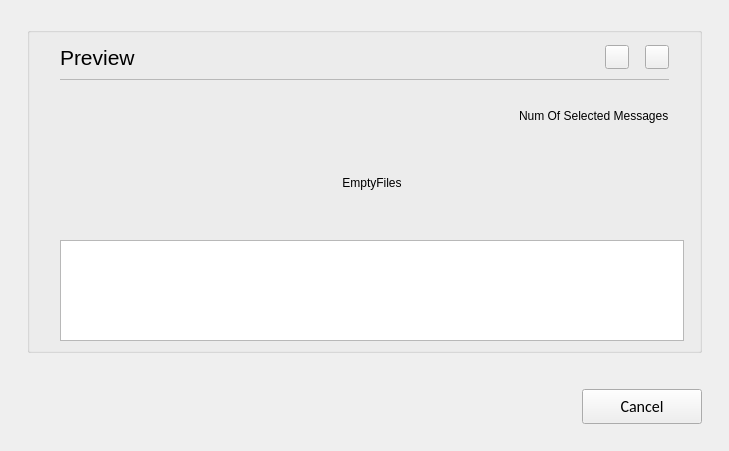
<?xml version="1.0" encoding="UTF-8"?>
<ui version="4.0">
 <class>C_NagUnUsedProjectFilesPopUpDialog</class>
 <widget class="QWidget" name="C_NagUnUsedProjectFilesPopUpDialog">
  <property name="geometry">
   <rect>
    <x>0</x>
    <y>0</y>
    <width>729</width>
    <height>451</height>
   </rect>
  </property>
  <property name="windowTitle">
   <string>C_NagUnUsedProjectFilesPopUpDialog</string>
  </property>
  <layout class="QVBoxLayout" name="verticalLayout">
   <property name="leftMargin">
    <number>27</number>
   </property>
   <property name="topMargin">
    <number>27</number>
   </property>
   <property name="rightMargin">
    <number>27</number>
   </property>
   <property name="bottomMargin">
    <number>0</number>
   </property>
   <item>
    <widget class="stw::opensyde_gui_elements::C_OgeGbx" name="pc_GroupBoxGeneral_5">
     <property name="title">
      <string/>
     </property>
     <layout class="QVBoxLayout" name="verticalLayout_6">
      <property name="spacing">
       <number>6</number>
      </property>
      <property name="leftMargin">
       <number>0</number>
      </property>
      <property name="topMargin">
       <number>9</number>
      </property>
      <property name="rightMargin">
       <number>0</number>
      </property>
      <property name="bottomMargin">
       <number>9</number>
      </property>
      <item>
       <layout class="QHBoxLayout" name="horizontalLayout_7" stretch="0,1,0,0,0">
        <property name="spacing">
         <number>6</number>
        </property>
        <property name="leftMargin">
         <number>30</number>
        </property>
        <property name="rightMargin">
         <number>30</number>
        </property>
        <item>
         <widget class="stw::opensyde_gui_elements::C_OgeLabContextMenuBase" name="pc_LabelHeadingPreview">
          <property name="styleRole" stdset="0">
           <string>heading-group-bold</string>
          </property>
          <property name="minimumSize">
           <size>
            <width>0</width>
            <height>30</height>
           </size>
          </property>
          <property name="maximumSize">
           <size>
            <width>16777215</width>
            <height>30</height>
           </size>
          </property>
          <property name="font">
           <font>
            <family>Segoe UI</family>
            <pointsize>16</pointsize>
           </font>
          </property>
          <property name="text">
           <string>Preview</string>
          </property>
         </widget>
        </item>
        <item>
         <spacer name="horizontalSpacer_10">
          <property name="orientation">
           <enum>Qt::Horizontal</enum>
          </property>
          <property name="sizeHint" stdset="0">
           <size>
            <width>40</width>
            <height>1</height>
           </size>
          </property>
         </spacer>
        </item>
        <item>
         <widget class="stw::opensyde_gui_elements::C_OgePubIconOnly" name="pc_BtnRefresh">
          <property name="sizePolicy">
           <sizepolicy hsizetype="Fixed" vsizetype="Fixed">
            <horstretch>0</horstretch>
            <verstretch>0</verstretch>
           </sizepolicy>
          </property>
          <property name="minimumSize">
           <size>
            <width>24</width>
            <height>24</height>
           </size>
          </property>
          <property name="maximumSize">
           <size>
            <width>24</width>
            <height>24</height>
           </size>
          </property>
          <property name="text">
           <string/>
          </property>
         </widget>
        </item>
        <item>
         <spacer name="horizontalSpacer">
          <property name="orientation">
           <enum>Qt::Horizontal</enum>
          </property>
          <property name="sizeType">
           <enum>QSizePolicy::Fixed</enum>
          </property>
          <property name="sizeHint" stdset="0">
           <size>
            <width>10</width>
            <height>20</height>
           </size>
          </property>
         </spacer>
        </item>
        <item>
         <widget class="stw::opensyde_gui_elements::C_OgePubIconOnly" name="pc_BtnDeleteAll">
          <property name="sizePolicy">
           <sizepolicy hsizetype="Fixed" vsizetype="Fixed">
            <horstretch>0</horstretch>
            <verstretch>0</verstretch>
           </sizepolicy>
          </property>
          <property name="minimumSize">
           <size>
            <width>24</width>
            <height>24</height>
           </size>
          </property>
          <property name="maximumSize">
           <size>
            <width>24</width>
            <height>24</height>
           </size>
          </property>
          <property name="text">
           <string/>
          </property>
         </widget>
        </item>
       </layout>
      </item>
      <item>
       <layout class="QHBoxLayout" name="horizontalLayout_20" stretch="0">
        <property name="spacing">
         <number>0</number>
        </property>
        <property name="leftMargin">
         <number>30</number>
        </property>
        <property name="topMargin">
         <number>1</number>
        </property>
        <property name="rightMargin">
         <number>30</number>
        </property>
        <property name="bottomMargin">
         <number>0</number>
        </property>
        <item>
         <widget class="stw::opensyde_gui_elements::C_OgeFraSeparator" name="pc_Frame_3">
          <property name="minimumSize">
           <size>
            <width>0</width>
            <height>1</height>
           </size>
          </property>
          <property name="maximumSize">
           <size>
            <width>16777215</width>
            <height>1</height>
           </size>
          </property>
          <property name="frameShape">
           <enum>QFrame::StyledPanel</enum>
          </property>
          <property name="frameShadow">
           <enum>QFrame::Raised</enum>
          </property>
         </widget>
        </item>
       </layout>
      </item>
      <item>
       <layout class="QHBoxLayout" name="horizontalLayout_2">
        <property name="topMargin">
         <number>20</number>
        </property>
        <property name="rightMargin">
         <number>30</number>
        </property>
        <property name="bottomMargin">
         <number>0</number>
        </property>
        <item>
         <spacer name="horizontalSpacer_2">
          <property name="orientation">
           <enum>Qt::Horizontal</enum>
          </property>
          <property name="sizeHint" stdset="0">
           <size>
            <width>40</width>
            <height>20</height>
           </size>
          </property>
         </spacer>
        </item>
        <item>
         <widget class="stw::opensyde_gui_elements::C_OgeLabToolTipBase" name="pc_LabelNumOfSelectedMessages">
          <property name="styleRole" stdset="0">
           <string>group-item</string>
          </property>
          <property name="text">
           <string>Num Of Selected Messages</string>
          </property>
         </widget>
        </item>
       </layout>
      </item>
      <item>
       <layout class="QVBoxLayout" name="verticalLayout_4" stretch="1,1">
        <property name="leftMargin">
         <number>30</number>
        </property>
        <property name="rightMargin">
         <number>15</number>
        </property>
        <property name="bottomMargin">
         <number>0</number>
        </property>
        <item>
         <widget class="stw::opensyde_gui_elements::C_OgeLabToolTipBase" name="pc_LabelEmptyFiles">
          <property name="styleRole" stdset="0">
           <string>group-item</string>
          </property>
          <property name="text">
           <string>EmptyFiles</string>
          </property>
          <property name="alignment">
           <set>Qt::AlignCenter</set>
          </property>
         </widget>
        </item>
        <item>
         <widget class="stw::opensyde_gui::C_NagUnUsedProjectFilesTableView" name="pc_TableViewUnUsedFiles">
          <property name="editTriggers">
           <set>QAbstractItemView::DoubleClicked|QAbstractItemView::EditKeyPressed</set>
          </property>
          <property name="selectionBehavior">
           <enum>QAbstractItemView::SelectRows</enum>
          </property>
          <property name="gridStyle">
           <enum>Qt::SolidLine</enum>
          </property>
          <attribute name="horizontalHeaderStretchLastSection">
           <bool>true</bool>
          </attribute>
          <attribute name="verticalHeaderStretchLastSection">
           <bool>false</bool>
          </attribute>
         </widget>
        </item>
       </layout>
      </item>
     </layout>
    </widget>
   </item>
   <item>
    <spacer name="pc_VerticalSpacerButtonsObove">
     <property name="orientation">
      <enum>Qt::Vertical</enum>
     </property>
     <property name="sizeType">
      <enum>QSizePolicy::Fixed</enum>
     </property>
     <property name="sizeHint" stdset="0">
      <size>
       <width>20</width>
       <height>30</height>
      </size>
     </property>
    </spacer>
   </item>
   <item>
    <layout class="QHBoxLayout" name="horizontalLayout_22">
     <item>
      <spacer name="horizontalSpacer_9">
       <property name="orientation">
        <enum>Qt::Horizontal</enum>
       </property>
       <property name="sizeHint" stdset="0">
        <size>
         <width>40</width>
         <height>20</height>
        </size>
       </property>
      </spacer>
     </item>
     <item>
      <widget class="QPushButton" name="pc_BtnCancel">
       <property name="styleRole" stdset="0">
        <string>cancel</string>
       </property>
       <property name="minimumSize">
        <size>
         <width>120</width>
         <height>35</height>
        </size>
       </property>
       <property name="maximumSize">
        <size>
         <width>120</width>
         <height>35</height>
        </size>
       </property>
       <property name="font">
        <font>
         <family>Calibri</family>
         <pointsize>12</pointsize>
        </font>
       </property>
       <property name="text">
        <string>Cancel</string>
       </property>
      </widget>
     </item>
    </layout>
   </item>
   <item>
    <spacer name="verticalSpacer_7">
     <property name="orientation">
      <enum>Qt::Vertical</enum>
     </property>
     <property name="sizeType">
      <enum>QSizePolicy::Fixed</enum>
     </property>
     <property name="sizeHint" stdset="0">
      <size>
       <width>20</width>
       <height>27</height>
      </size>
     </property>
    </spacer>
   </item>
  </layout>
 </widget>
 <customwidgets>
  <customwidget>
   <class>stw::opensyde_gui_elements::C_OgeLabToolTipBase</class>
   <extends>QLabel</extends>
   <header>C_OgeLabToolTipBase.hpp</header>
  </customwidget>
  <customwidget>
   <class>stw::opensyde_gui_elements::C_OgeFraSeparator</class>
   <extends>QFrame</extends>
   <header>C_OgeFraSeparator.hpp</header>
   <container>1</container>
  </customwidget>
  <customwidget>
   <class>stw::opensyde_gui_elements::C_OgeLabContextMenuBase</class>
   <extends>QLabel</extends>
   <header>C_OgeLabContextMenuBase.hpp</header>
  </customwidget>
  <customwidget>
   <class>stw::opensyde_gui_elements::C_OgeGbx</class>
   <extends>QGroupBox</extends>
   <header>C_OgeGbx.hpp</header>
   <container>1</container>
  </customwidget>
  <customwidget>

  </customwidget>
  <customwidget>
   <class>stw::opensyde_gui_elements::C_OgePubIconOnly</class>
   <extends>QPushButton</extends>
   <header>C_OgePubIconOnly.hpp</header>
  </customwidget>
  <customwidget>
   <class>stw::opensyde_gui::C_NagUnUsedProjectFilesTableView</class>
   <extends>QTableView</extends>
   <header>C_NagUnUsedProjectFilesTableView.hpp</header>
  </customwidget>
 </customwidgets>
 <resources/>
 <connections/>
</ui>
